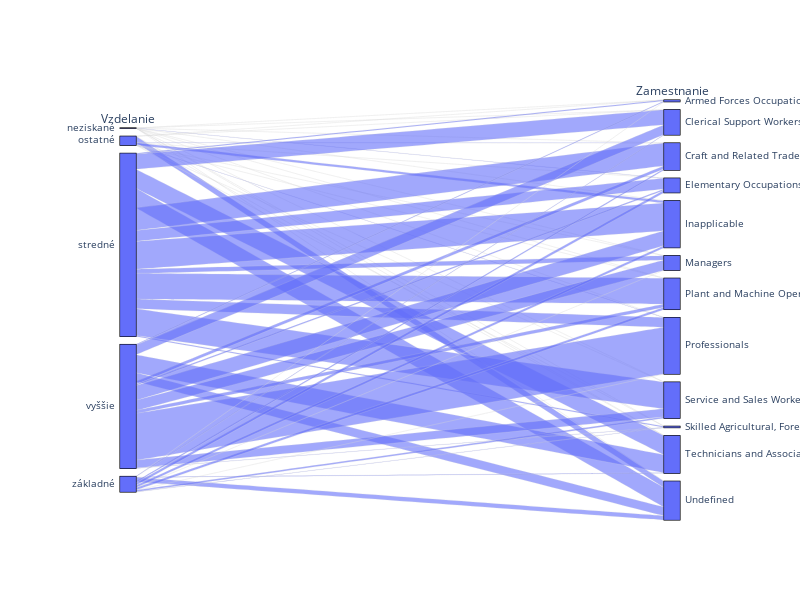

The notebook cell saved with this chart:
### Code cell
help_for_par1 = table4_pom.groupby(['Druh vzdelania', 'Druh zamestnania (ISCO - triedy)'])['abs.'].sum()

fig = go.Figure(go.Parcats(
    dimensions=[{'label': 'Vzdelanie',
         'values': [i[0] for i in help_for_par1.index.values]},
        {'label': 'Zamestnanie',
         'values': [i[1] for i in help_for_par1.index.values]}],
    
    counts=help_for_par1.values
))

fig.update_layout(height=600, width=800)

fig.show()

### Figure 1 — Plotly figure (JSON) as saved in the notebook; plotly's stock layout.template omitted (floating-point values rounded to 4 significant figures)
{"data": [{"counts": [1, 71, 114, 187, 302, 34, 173, 70, 135, 31, 74, 624, 15, 371, 779, 442, 16628, 88, 962, 610, 1127, 38, 491, 48094, 7377, 115495, 174152, 83979, 213778, 31994, 197925, 74995, 204768, 7701, 146384, 150352, 6105, 73493, 23734, 8408, 112870, 78904, 23620, 358164, 61685, 1288, 138782, 66462, 29, 4716, 9851, 19599, 17479, 640, 18105, 1051, 10763, 1743, 2967, 32914], "dimensions": [{"label": "Vzdelanie", "values": ["neziskané", "neziskané", "neziskané", "neziskané", "neziskané", "neziskané", "neziskané", "neziskané", "neziskané", "neziskané", "neziskané", "neziskané", "ostatné", "ostatné", "ostatné", "ostatné", "ostatné", "ostatné", "ostatné", "ostatné", "ostatné", "ostatné", "ostatné", "ostatné", "stredné", "stredné", "stredné", "stredné", "stredné", "stredné", "stredné", "stredné", "stredné", "stredné", "stredné", "stredné", "vyššie", "vyššie", "vyššie", "vyššie", "vyššie", "vyššie", "vyššie", "vyššie", "vyššie", "vyššie", "vyššie", "vyššie", "základné", "základné", "základné", "základné", "základné", "základné", "základné", "základné", "základné", "základné", "základné", "základné"]}, {"label": "Zamestnanie", "values": ["Armed Forces Occupations", "Clerical Support Workers", "Craft and Related Trades Workers", "Elementary Occupations", "Inapplicable", "Managers", "Plant and Machine Operators, and Assemblers", "Professionals", "Service and Sales Workers", "Skilled Agricultural, Forestry and Fishery Workers", "Technicians and Associate Professionals", "Undefined", "Armed Forces Occupations", "Clerical Support Workers", "Craft and Related Trades Workers", "Elementary Occupations", "Inapplicable", "Managers", "Plant and Machine Operators, and Assemblers", "Professionals", "Service and Sales Workers", "Skilled Agricultural, Forestry and Fishery Workers", "Technicians and Associate Professionals", "Undefined", "Armed Forces Occupations", "Clerical Support Workers", "Craft and Related Trades Workers", "Elementary Occupations", "Inapplicable", "Managers", "Plant and Machine Operators, and Assemblers", "Professionals", "Service and Sales Workers", "Skilled Agricultural, Forestry and Fishery Workers", "Technicians and Associate Professionals", "Undefined", "Armed Forces Occupations", "Clerical Support Workers", "Craft and Related Trades Workers", "Elementary Occupations", "Inapplicable", "Managers", "Plant and Machine Operators, and Assemblers", "Professionals", "Service and Sales Workers", "Skilled Agricultural, Forestry and Fishery Workers", "Technicians and Associate Professionals", "Undefined", "Armed Forces Occupations", "Clerical Support Workers", "Craft and Related Trades Workers", "Elementary Occupations", "Inapplicable", "Managers", "Plant and Machine Operators, and Assemblers", "Professionals", "Service and Sales Workers", "Skilled Agricultural, Forestry and Fishery Workers", "Technicians and Associate Professionals", "Undefined"]}], "type": "parcats"}], "layout": {"height": 600, "width": 800}}
